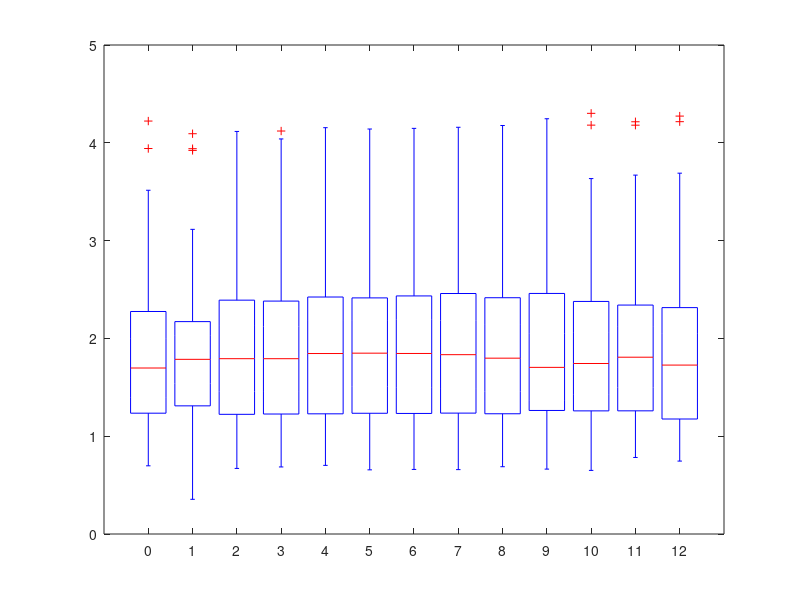

This figure's MATLAB source:
function [] = degrees()
values = load('reprojByDeg.txt', '-ascii');

s = size(values)

for i = 1:(s(1)/2)
    sx = values(i,:)
    sy = values(i+1,:);
    norms(:,i) = sqrt(sx.^2 + sy.^2);
    avgs(i) = mean(norms(:,i));
end

boxplot(norms, 'Labels',{'0', '1','2','3','4','5','6','7','8','9','10','11','12'});


% 
% scatter(x00,y00, 'x');
% hold on;
% scatter(x25,y25, 'x');
% hold on;
% scatter(x50,y50, 'x');
% hold on;
% scatter(x75,y75, 'x');
% hold on;
% scatter(x100,y100, 'x');
% hold on;
% scatter(x125,y125, 'x');


end

